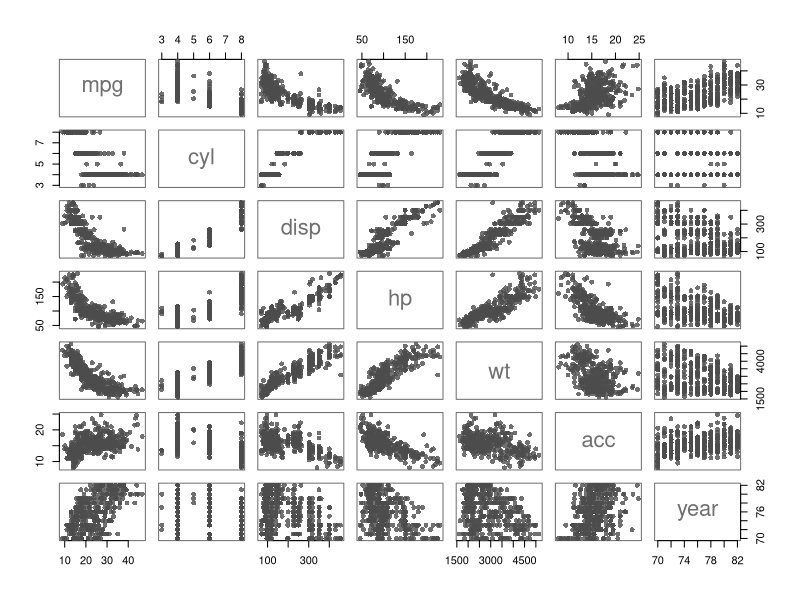
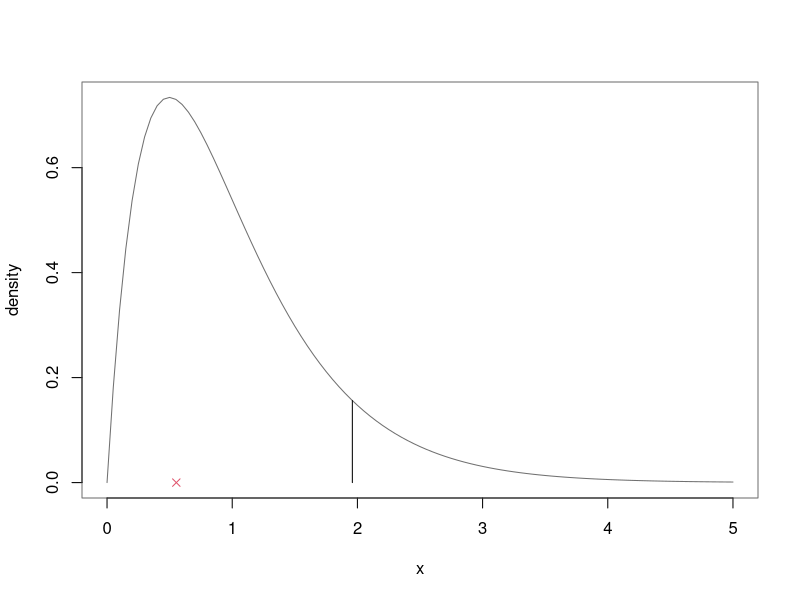
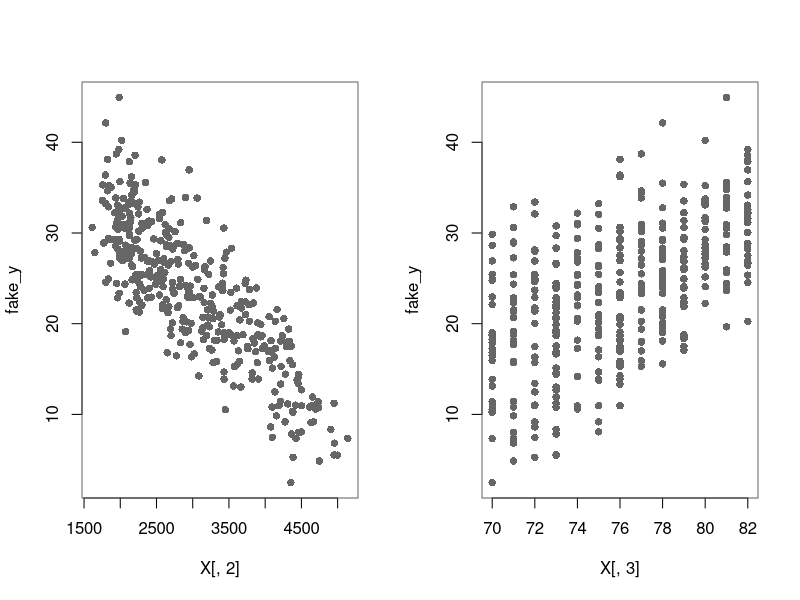
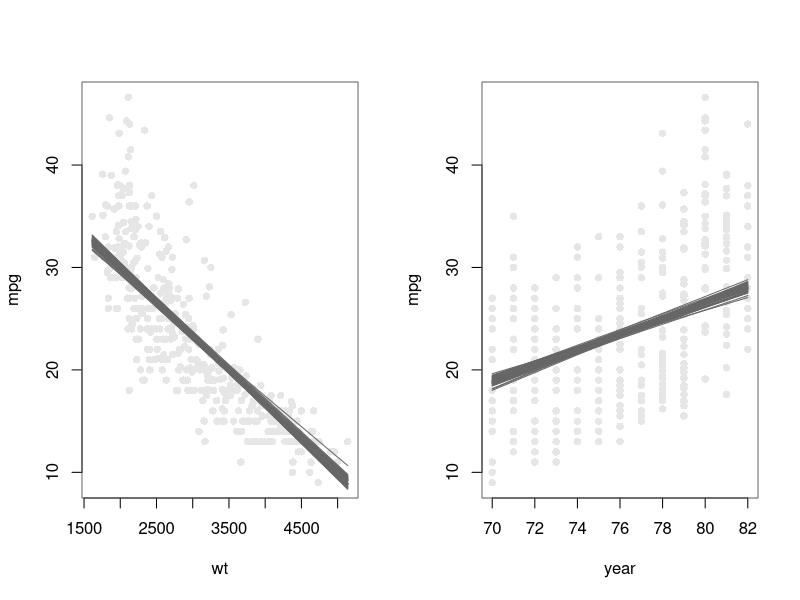
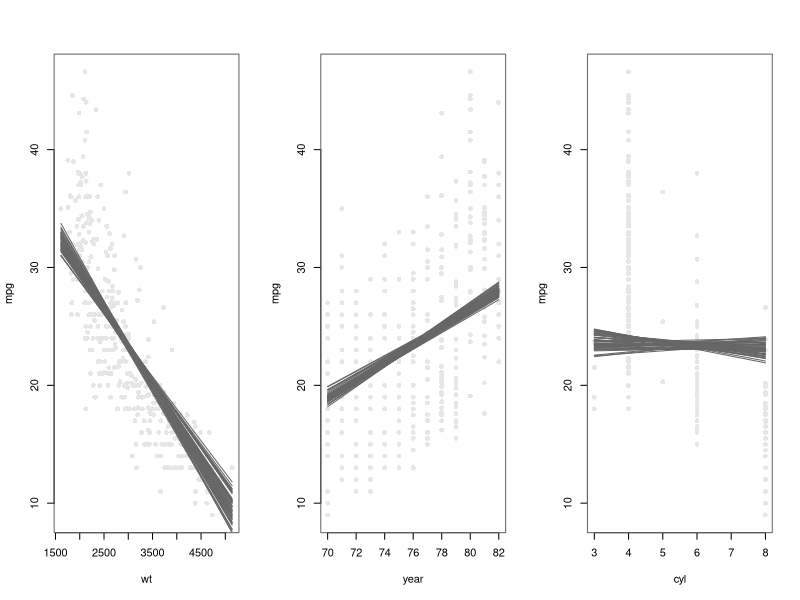

Reproduce these figures in R, in order.
## ---- chunk 1
autompg <- read.csv(file = "autompg.csv")
## ---- chunk 2
## use rgb to define proportion of reg-green-blue in a color
## extra 4th argument is alpha - the transparency of the points 
par(col= rgb(0.3,0.3,0.3,0.8),pch=16)
plot(autompg)
## ---- chunk 3
signif(cor(autompg),3)
## ---- chunk 4
fit_base <- lm(mpg~wt+year, data = autompg)
## ---- chunk 5
fit_null <- lm(mpg ~ 1, data = autompg)
anova(fit_null,fit_base)
## ---- chunk 6
### SS under null (i.e. SStotal)
sum(fit_null$residuals^2); sum((autompg$mpg - mean(autompg$mpg))^2)
## SS under alternative
sum(fit_base$residuals^2)
## difference in Sum of Squares 
sum(fit_null$residuals^2) - sum(fit_base$residuals^2)
## this is equivalent to 
sum((fit_null$fitted.values - fit_base$fitted.values)^2)
### to compute the F: 
# scale each Sum of Squares by the appropriate number of degrees of freedom 
## ---- chunk 7
## larger model (alternative)
fit_base$df.residual
## null model 
fit_null$df.residual
## their difference 
fit_null$df.residual - fit_base$df.residual
## ---- chunk 8
## Alternative model
sum(fit_base$residuals^2)/fit_base$df.residual
## difference in Sum of Squares 
(sum(fit_null$residuals^2) - sum(fit_base$residuals^2))/(fit_null$df.residual - fit_base$df.residual)
## ---- chunk 9
num <- (sum(fit_null$residuals^2) - sum(fit_base$residuals^2))/(fit_null$df.residual - fit_base$df.residual)
den <- sum(fit_base$residuals^2)/fit_base$df.residual
(Fstat <- num/den)
## ---- chunk 10
## p-value
pf(Fstat, df1 = fit_null$df.residual-fit_base$df.residual,
   df2 = fit_base$df.residual, lower.tail = FALSE) 
### very small p-value
## Find the rejection region for the 1% significance test
qf(0.99,  df1 = fit_null$df.residual-fit_base$df.residual,
   df2 = fit_base$df.residual)
### reject H_0 at 1% if Fstat > 4.666
## definitely reject 
## ---- chunk 11
summary(fit_base)$fstatistic
## ---- chunk 12
summary(fit_base)
## ---- chunk 13
fit_all <- lm(mpg~.,data = autompg) 
### using the . (dot) is a shortcut to say: include everything
fit_all <- lm(mpg~cyl+disp+hp+wt+acc+year,data = autompg) 
summary(fit_all)
## ---- chunk 14
## rquare and mse for two models 
summary(fit_base)$r.square; sum(fit_base$residuals^2)
summary(fit_all)$r.square; sum(fit_all$residuals^2)
## ---- chunk 15
nd <- data.frame(apply(autompg,2,quantile,c(0.01,0.5,0.9)))
(ci_all <- predict(fit_all,newdata = nd,interval = "conf"))
(ci_base <- predict(fit_base,newdata = nd,interval = "conf"))
ci_all[,3]-ci_all[,2]
ci_base[,3]-ci_base[,2]
# (ci_null <- predict(fit_null,newdata = nd,interval = "conf"))
### also look at the uncertainty for the beta parameters for wt and year in the two models
## ---- chunk 16
anova(fit_base,fit_all)
## ---- chunk 17
## sumsq under null
sum(residuals(fit_base)^2)
## sumsq under alternative
sum(residuals(fit_all)^2)
### their difference 
sum(residuals(fit_base)^2) - sum(residuals(fit_all)^2) 
## ---- chunk 18
## df of the null
fit_base$df.residual
## df of the alternative
fit_all$df.residual
### their difference 
fit_base$df.residual - fit_all$df.residual
## ---- chunk 19
dfnum <- fit_base$df.residual-fit_all$df.residual
dfden <- fit_all$df.residual
num <- (sum(fit_base$residuals^2) - sum(fit_all$residuals^2))/dfnum
den <- sum(fit_all$residuals^2)/dfden
(Fstat <- num/den)
## ---- chunk 20
## p-value
pf(Fstat, df1 = dfnum, df2 = dfden, lower.tail = FALSE) 
### very small p-value
## Find the rejection region for the 10% significance test
qf(0.9, df1 = dfnum, df2 = dfden)
### reject H_0 at 10% if Fstat > 1.96
## definitely can reject 
## ---- chunk 21
curve(df(x, df1 = dfnum, df2 = dfden),from=0,to=5, ylab="density")
reg_cutoff <- qf(0.9, df1 = dfnum, df2 = dfden)
segments(x0 = reg_cutoff, y0=0,y1=df(reg_cutoff, df1 = dfnum, df2 = dfden))
points(Fstat, 0, col=2, pch=4)
### Fstat is within the non-rejection region
## ---- chunk 22
summary(fit_base)$r.square
## derived as 
1- sum(fit_base$residuals^2)/sum(fit_null$residuals^2)
## ---- chunk 23
##  add useless variables and R2 increases! 
## set.seed(134); fit_useless <- lm(autompg$mpg~cbind(autompg$wt,autompg$year,matrix(rnorm(390*40),ncol=40)))
## summary(fit_useless)$r.square
## summary(fit_useless)$adj.r.square
summary(fit_base)$adj.r.square
1- (sum(fit_base$residuals^2)/(fit_base$df.residual))/(sum(fit_null$residuals^2)/fit_null$df.residual)
summary(fit_all)$adj.r.square
## ---- chunk 24
logLik(fit_base)
## can be directly calculated as 
sum(dnorm(autompg$mpg, fit_base$fitted.values, summary(fit_base)$sigma,log = TRUE))
## ---- chunk 25
## AIC 
- 2*as.numeric(logLik(fit_base)) + 2 * (1+length(fit_base$coef))
AIC(fit_base)
- 2*as.numeric(logLik(fit_all)) + 2 * (1+length(fit_all$coef))
AIC(fit_all)
### one can fit many models and then compare them
AIC(fit_null,fit_base,fit_all)
which.min(AIC(fit_null,fit_base,fit_all)$AIC)
## ---- chunk 26
## BIC
n <- nrow(autompg)
- 2*as.numeric(logLik(fit_base)) + log(n) * (1+length(fit_base$coef))
BIC(fit_base)
- 2*as.numeric(logLik(fit_all)) + log(n)  * (1+length(fit_all$coef))
BIC(fit_all)
BIC(fit_null,fit_base,fit_all)
## ---- chunk 27
X <- model.matrix(fit_base); beta_true <- fit_base$coefficients
sigma_true <- summary(fit_base)$sigma; n <- nrow(X)
fake_y <- X %*% beta_true + rnorm(n,0,sigma_true)
fake_auto <- data.frame(mpg = fake_y, wt=autompg$wt,year=autompg$year)
par(mfrow=c(1,2),pch=16,col="grey40")
plot(X[,2],fake_y)
plot(X[,3],fake_y)
summary(lm(mpg~wt+year,data=fake_auto))
## results are in line with the original estimates 
## ---- chunk 28
generate_and_estimate <- function(X,trueBetas,trueSigma){
  fake_data <- data.frame(X[,-1])
  nobs <- nrow(X)
  fake_data$y <- X %*% trueBetas + rnorm(n,0,trueSigma)
  fake_fit <- lm(y~.,data=fake_data)
  fake_fit$coef
}
generate_and_estimate(X=X,trueBetas = beta_true,trueSigma = sigma_true)
NSIM = 500; set.seed(4836)
out_sim <- t(replicate(n = NSIM,generate_and_estimate(X=X,trueBetas = beta_true,trueSigma = sigma_true)))
## ---- chunk 29
colMeans(out_sim)
fit_base$coefficients
## ---- chunk 30
vcov(fit_base)
## ---- chunk 31
cov(out_sim)
## ---- chunk 32
par(mfrow=c(1,2),col="gray40")
### fix year to its mean
nd <- data.frame(wt=sort(autompg$wt),year=mean(autompg$year))
Xnd <- as.matrix(cbind(rep(1,nrow(nd)),nd))
## rgb takes red - green - blue proportions; the fourth parameter is a transparency parameter
plot(mpg~wt,data=autompg,col=rgb(0.9,0.9,0.9),pch=16)
for(j in 1:50) lines(nd$wt,Xnd%*%out_sim[j,]) # 50 lines is already enough
### fix wt to its mean
nd <- data.frame(wt=mean(autompg$wt),year=sort(autompg$year))
Xnd <- as.matrix(cbind(rep(1,nrow(nd)),nd))
plot(mpg~year,data=autompg,col=rgb(0.9,0.9,0.9),pch=16)
for(j in 1:50) lines(nd$year,Xnd%*%out_sim[j,])
## ---- chunk 33
fit_added <- lm(mpg~wt+year+cyl,data=autompg); summary(fit_added)
NSIM = 500; set.seed(554)
added_out_sim <- t(
  replicate(n = NSIM,
            generate_and_estimate(X=model.matrix(fit_added),
                                  trueBetas = fit_added$coefficients,
                                  trueSigma = summary(fit_added)$sigma)))
cov(added_out_sim); vcov(fit_added) # ok 
## ---- chunk 34
### fix year and cyl to their mean
par(mfrow=c(1,3),col="gray40")
nd <- data.frame(wt=sort(autompg$wt),year=mean(autompg$year),cyl=mean(autompg$cyl))
Xnd <- as.matrix(cbind(rep(1,nrow(nd)),nd))
plot(mpg~wt,data=autompg,col=rgb(0.9,0.9,0.9),pch=16)
for(j in 1:50) lines(nd$wt,Xnd%*%added_out_sim[j,]) # 50 lines is already enough
### fix wt and cyl to their mean
nd <- data.frame(wt=mean(autompg$wt),year=sort(autompg$year),cyl=mean(autompg$cyl))
Xnd <- as.matrix(cbind(rep(1,nrow(nd)),nd))
plot(mpg~year,data=autompg,col=rgb(0.9,0.9,0.9),pch=16)
for(j in 1:50) lines(nd$year,Xnd%*%added_out_sim[j,])
### fix wt and year to their mean
nd <- data.frame(wt=mean(autompg$wt),year=mean(autompg$year),cyl=sort(autompg$cyl))
Xnd <- as.matrix(cbind(rep(1,nrow(nd)),nd))
plot(mpg~cyl,data=autompg,col=rgb(0.9,0.9,0.9),pch=16)
for(j in 1:50) lines(nd$cyl,Xnd%*%added_out_sim[j,])
## ---- chunk 35
generateT_and_estimate <- function(X,trueBetas,trueSigma){
  fake_data <- data.frame(X[,-1])
  nobs <- nrow(X)
  fake_data$y <- X %*% trueBetas + trueSigma * rt(n,df=3)
  fake_fit <- lm(y~.,data=fake_data)
  fake_fit$coef
}
NSIM = 500; set.seed(4836)
Tout_sim <- t(replicate(n = NSIM,generateT_and_estimate(X=X,trueBetas = beta_true,trueSigma = sigma_true)))
## ---- chunk 36
colMeans(Tout_sim)
## ---- chunk 37
cov(Tout_sim)
